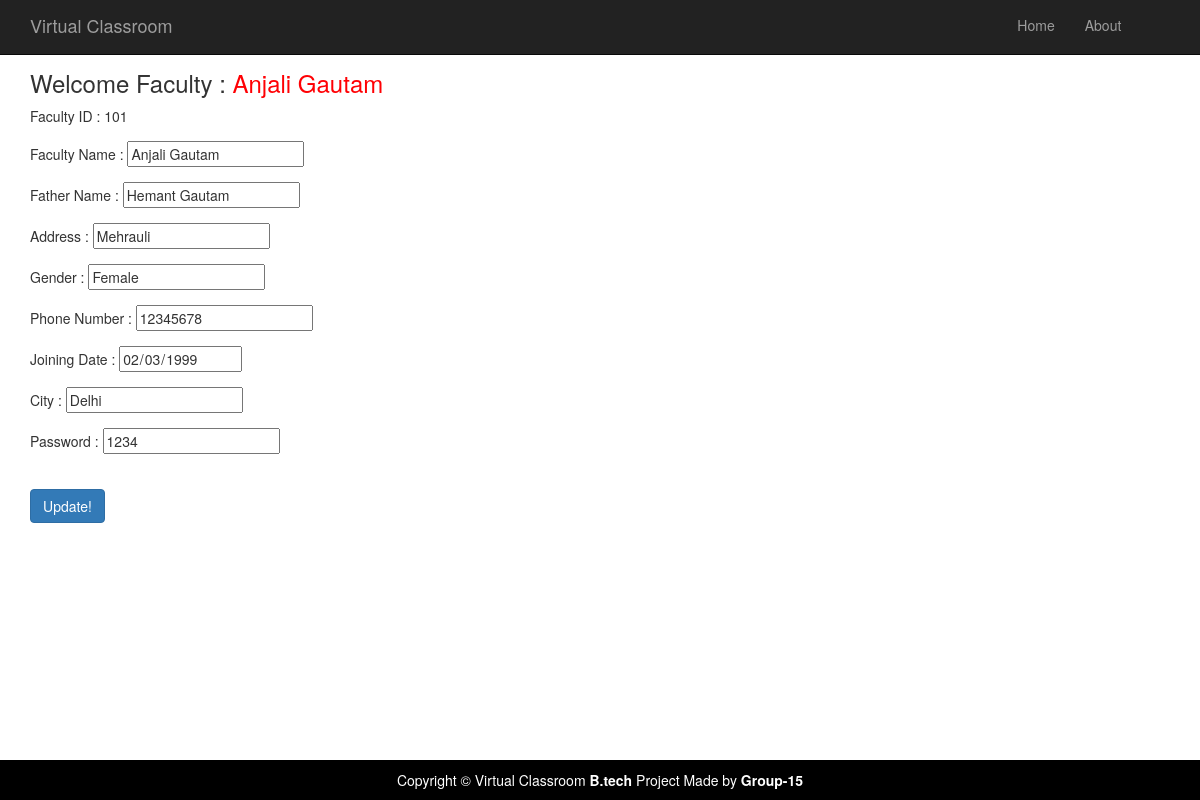
The page /updatedetailsfromfaculty.php?myfid=101 (signed in) on the database its author committed.
### tables this page shows
CREATE TABLE `facutlytable` (
  `FID` int(10) NOT NULL,
  `FName` varchar(50) NOT NULL,
  `FaName` varchar(30) NOT NULL,
  `Addrs` text NOT NULL,
  `Gender` varchar(6) NOT NULL,
  `JDate` date NOT NULL,
  `City` varchar(10) NOT NULL,
  `Pass` varchar(10) NOT NULL,
  `PhNo` bigint(10) NOT NULL
);

### updatedetailsfromfaculty.php (the view, shortened to what this page needs)
<?php
$fname = $_SESSION[ "fname" ];
?>
<?php include('fhead.php');  ?>
<div class="container">
	<div class="row">
		<div class="col-md-5">
			<h3> Welcome Faculty : <a href="welcomefaculty.php"><span style="color:#FF0004"> <?php echo $fname; ?></span></a></h3>
				<?php
				include("database.php");
				$new2=$_GET['myfid'];
     			$sql="select * from  facutlytable where FID=$new2";
				$result=mysqli_query($connect,$sql);
				while($row=mysqli_fetch_array($result))
				{
				?>
				<form action="" method="POST" name="update">
				<div class="form-group">
				Faculty ID : <?php echo $row['FID']; ?></div>
				<div class="form-group">
				Faculty Name : <input type="text" name="fname" value="<?php echo $row['FName']; ?>"></div>
				<div class="form-group">
				Father Name : <input type="text" name="faname" value="<?PHP echo $row['FaName'];?>"><br></div>
				<div class="form-group">
				Address : <input type="text" name="addrs" rows="5" cols="40" value="<?PHP echo $row['Addrs'];?>"><br></div>
				<div class="form-group">
				Gender : <input type="text" name="gender" value="<?PHP echo $row['Gender'];?>"><br></div>
				<div class="form-group">
				Phone Number : <input type="tel" name="phno" value="<?PHP echo $row['PhNo'];?>" maxlength="10"><br></div>
				<div class="form-group">
				Joining Date : <input type="date" name="jdate" value="<?PHP echo $row['JDate'];?>" readonly> <br></div>
				<div class="form-group">
				City : <input type="text" name="city" value="<?PHP echo $row['City'];?>" ><br></div>
				<div class="form-group">
				Password : <input type="text" name="pass" value="<?PHP echo $row['Pass'];?>" maxlength="10"><br></div><br>
				<div class="form-group">
				<input type="submit" value="Update!" name="update" class="btn btn-primary"></div>
				</form>
				<?php
				}
				?>
            </div>
	</div>
<?php include('allfoot.php'); ?>

### css/modern-business.css (style rules this page uses)
html, body { height: 100%; }
body { padding-top: 50px; }

### rows shown on the page
facutlytable: FID "101", fname "Anjali Gautam", faname "Hemant Gautam", addrs "Mehrauli", gender "Female", phno "12345678", jdate "02/03/1999", city "Delhi", pass "1234"

### other values the page prints
$fname "Anjali Gautam"
